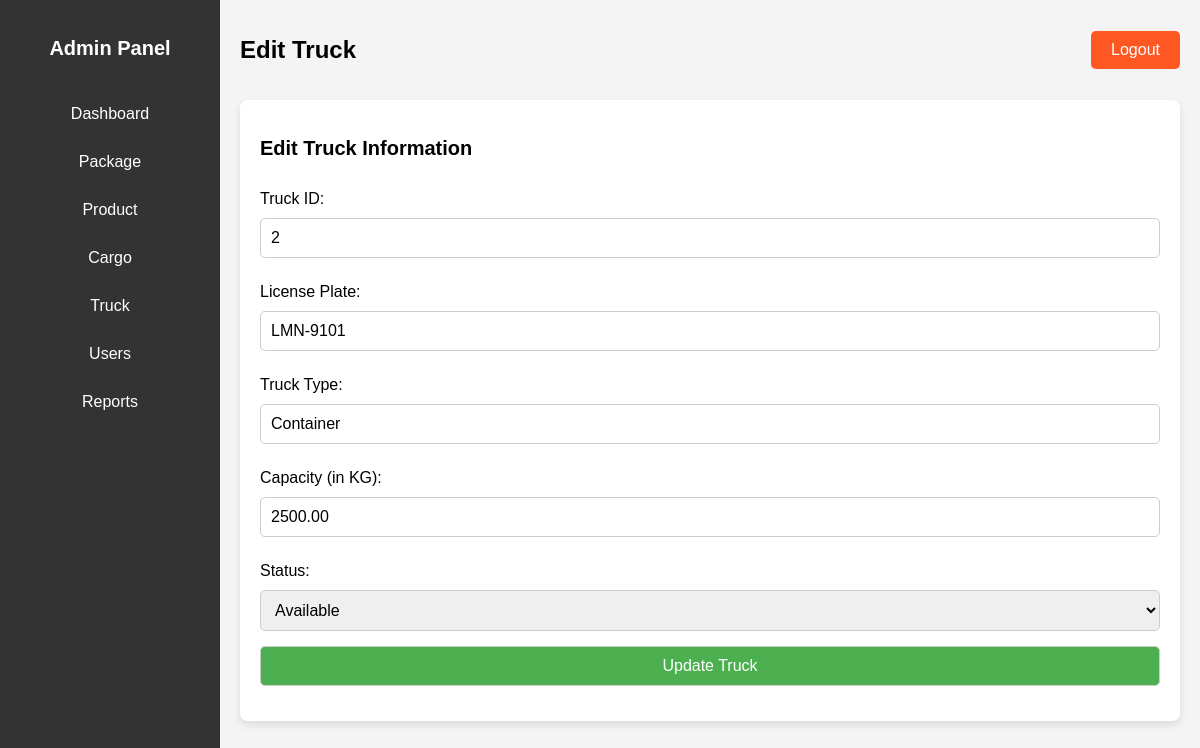
The app's page /edit_truck.php?id=2 with its own data.
### tables this page shows
CREATE TABLE `truck` (
  `truck_id` int(11) NOT NULL,
  `license_plate` varchar(20) NOT NULL,
  `truck_type` varchar(50) NOT NULL,
  `capacity` decimal(10,2) NOT NULL,
  `status` enum('Available','In Use','Maintenance') DEFAULT 'Available',
  `driver_id` int(11) DEFAULT NULL
);

### edit_truck.php (the view, shortened to what this page needs)
<?php
include 'config.php';
$truck_id = $_GET['id'];
$sql = "SELECT * FROM truck WHERE truck_id = $truck_id";
$result = mysqli_query($conn, $sql);
$truck = mysqli_fetch_assoc($result);
?>
<!DOCTYPE html>
<html lang="en">
<head>
</head>
<body>
    <div class="dashboard-container">
        <div class="sidebar">
            <h2>Admin Panel</h2>
            <ul class="sidebar-links">
                <li><a href="admin_dashboard.php" class="sidebar-btn">Dashboard</a></li>
                <li><a href="package.php" class="sidebar-btn">Package</a></li>
                <li><a href="product.php" class="sidebar-btn">Product</a></li>
                <li><a href="cargo.php" class="sidebar-btn">Cargo</a></li>
                <li><a href="truck.php" class="sidebar-btn">Truck</a></li>
                <li><a href="users.php" class="sidebar-btn">Users</a></li>
                <li><a href="reports.php" class="sidebar-btn">Reports</a></li>
            </ul>
        </div>
        <div class="main-content">
            <header>
                <h1>Edit Truck</h1>
                <a href="index.php" class="logout-btn">Logout</a>
            </header>
            <div class="dashboard-main-container">
                <h2>Edit Truck Information</h2>
                <form method="POST" action="">
                    <label for="truck_id">Truck ID:</label>
                    <input type="text" id="truck_id" name="truck_id" value="<?php echo $truck['truck_id']; ?>" required>
                    <label for="license_plate">License Plate:</label>
                    <input type="text" id="license_plate" name="license_plate" value="<?php echo $truck['license_plate']; ?>" required>
                    <label for="truck_type">Truck Type:</label>
                    <input type="text" id="truck_type" name="truck_type" value="<?php echo $truck['truck_type']; ?>" required>
                    <label for="capacity">Capacity (in KG):</label>
                    <input type="number" id="capacity" name="capacity" value="<?php echo $truck['capacity']; ?>" required>
                    <label for="status">Status:</label>
                    <select id="status" name="status" required>
                        <option value="Available" <?php echo $truck['status'] == 'Available' ? 'selected' : ''; ?>>Available</option>
                    </select>
                    <input type="submit" value="Update Truck" class="submit-btn">
                </form>
            </div>
        </div>
    </div>
</body>
</html>

### edit_truck.php (style rules this page uses)
body { font-family: 'Arial', sans-serif; background-color: #f4f4f4; margin: 0; padding: 0; }
.dashboard-container { display: flex; height: 100vh; }
.sidebar { width: 220px; background-color: #333; color: white; padding-top: 20px; }
.sidebar h2 { text-align: center; margin-bottom: 30px; }
.sidebar-links { list-style: none; padding: 0; margin: 0; }
.sidebar-links li { padding: 15px; text-align: center; }
.sidebar-links li a { color: white; text-decoration: none; display: block; font-size: 16px; }
.main-content { flex-grow: 1; padding: 20px; }
header { display: flex; justify-content: space-between; align-items: center; margin-bottom: 20px; }
header h1 { font-size: 24px; }
.logout-btn { padding: 10px 20px; background-color: #ff5722; color: white; text-decoration: none; border-radius: 5px; }
.dashboard-main-container { background-color: white; padding: 20px; border-radius: 8px; box-shadow: 0 4px 8px rgba(0, 0, 0, 0.1); }
h2 { font-size: 20px; margin-bottom: 20px; }
form { display: flex; flex-direction: column; }
label { margin: 10px 0; font-size: 16px; }
input, select { padding: 10px; margin-bottom: 15px; font-size: 16px; border: 1px solid #ccc; border-radius: 5px; }
.submit-btn { padding: 10px 20px; background-color: #4CAF50; color: white; border-radius: 5px; font-size: 16px; cursor: pointer; }

### records on screen
truck: truck_id "2", license_plate "LMN-9101", truck_type "Container", capacity "2500.00", status "Available"
